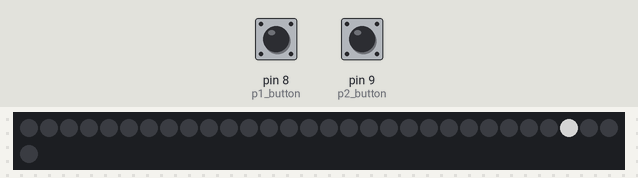
A sketch run on a simulated Arduino Uno, built with avr-gcc and run on an emulated ATmega328P. Parts: 31 RGB LEDs in strip order, left to right, continuing on the next row. The inputs (shaded band) are chosen by the test bench; at power-on: pin 9 (p2_button) HIGH, pin 8 (p1_button) HIGH. Dim RGB values are drawn brighter than linear; what the sketch prints to the serial monitor is not drawn.

Above: at 6.4 s.
6.5 s: pin 9 (p2_button) pulled LOW for 0.2 s
At 7.19 s:
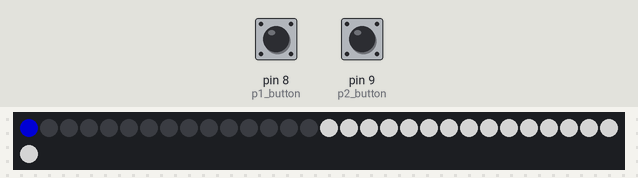
8.6 s: pin 8 (p1_button) pulled LOW for 0.2 s
At 10.39 s:
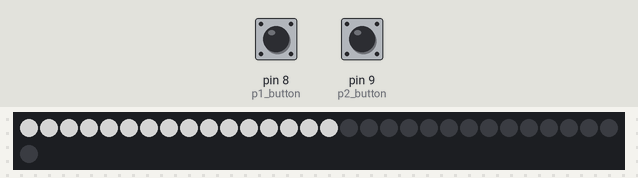
11.8 s: pin 9 (p2_button) pulled LOW for 1 s
At 13.25 s:
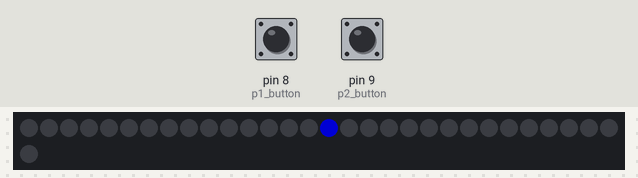
14.6 s: pin 8 (p1_button) pulled LOW for 1 s
At 17.5 s:
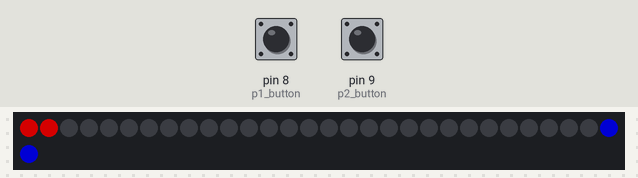

Measured:
- after the input at 8.6 s, the LEDs: first differ from a run without the input after 0.28 s (image 2 shows a later state)

The sketch:

1dPong.ino
```cpp
#include <NeoPixelBus.h>

const uint16_t PixelCount = 31; // this example assumes 4 pixels, making it smaller will cause a failure
const uint8_t PixelPin = 7;  // make sure to set this to the correct pin, ignored for Esp8266

#define colorSaturation 128
#define fast_animation 25
#define slow_animation 150

const int p1_button = 8;
const int p2_button = 9;

bool p1_primed = false;
bool p2_primed = false;

int  which_way = 1;
int current_position = 15;

int p1_score = 0;
int p2_score = 0;

int initial_velo = 100;
int dot_speed;
int velo_increment = 6;

int max_score = 14;

// three element pixels, in different order and speeds
NeoPixelBus<NeoGrbFeature, Neo800KbpsMethod> strip(PixelCount, PixelPin);


RgbColor red(colorSaturation, 0, 0);
RgbColor green(0, colorSaturation, 0);
RgbColor blue(0, 0, colorSaturation);
RgbColor white(colorSaturation);
RgbColor black(0);

HslColor hslRed(red);
HslColor hslGreen(green);
HslColor hslBlue(blue);
HslColor hslWhite(white);
HslColor hslBlack(black);

RgbColor col = white;

void setup()
{
    Serial.begin(115200);
    while (!Serial); // wait for serial attach

    Serial.println();
    Serial.println("Initializing...");
    Serial.flush();

    pinMode(p1_button, INPUT_PULLUP);
    pinMode(p2_button, INPUT_PULLUP);
    // this resets all the neopixels to an off state
    strip.Begin();
    strip.Show();


    Serial.println();
    Serial.println("Running...");
    bootup_animation();
    dot_speed = initial_velo;
    delay(1000);
}


void loop()
{

   int reading_p1 = digitalRead(p1_button);
   int reading_p2 = digitalRead(p2_button);

   if (reading_p1 == LOW) {
    p1_primed = true;
   }
   else p1_primed = false;

   if (reading_p2 == LOW) {
    p2_primed = true;
   }
   else p2_primed = false;


   move_once(col, dot_speed, which_way);

   check_death();
   check_win();


   if (p1_primed == true) {
    if (digitalRead(p1_button) == HIGH && which_way == 2){
      switch_direction();
    }
   }
   if (p2_primed == true) {
    if (digitalRead(p2_button) == HIGH && which_way == 1){
      switch_direction();
    }
   }

}
//==========================

void show_score(){
  set_all_leds(black);
   for (int i=0; i <= p1_score-1; i++)
    {
      strip.SetPixelColor(i, red);
    }
    for (int i=PixelCount; i >= PixelCount-p2_score; i--)
    {
      strip.SetPixelColor(i, blue);
    }
    strip.Show();
    delay(1000);
    restart();
}

void restart()
{
  set_all_leds(black);
  dot_speed = initial_velo;
  current_position = 15;
}

void check_death()
{
  if (current_position == 0){
    p2_score++;
    if (p1_score > 0 || p2_score > 0) {
      show_point(white, 2);
      show_score();
   }
  }
   if (current_position == 31){
    p1_score++;
    if (p1_score > 0 || p2_score > 0) {
      show_point(white, 1);
      show_score();
   }
  }

}

void show_point(RgbColor win, int player)
{
  if (player == 1){
    for (int i=0; i <= PixelCount/2; i++) {
      strip.SetPixelColor(i, win);
    }
    strip.Show();
    delay(slow_animation);
  }
    if (player == 2){
    for (int i=PixelCount; i >= PixelCount/2; i--) {
      strip.SetPixelColor(i, win);
    }
    strip.Show();
    delay(slow_animation);
  }
}

void check_win()
{
  if (p1_score >= max_score) {
    celebration(red);
  }
  if (p2_score >= max_score) {
    celebration(blue);
  }
}

void reset_score(){
  p1_score = 0;
  p2_score = 0;
}

void celebration(RgbColor winner)
{
    set_all_leds(black);
    delay(slow_animation);
    set_all_leds(winner);
    delay(slow_animation);
    set_all_leds(black);
    delay(slow_animation);
    set_all_leds(winner);
    delay(slow_animation);
    set_all_leds(black);
    delay(slow_animation);
    set_all_leds(winner);
    delay(slow_animation);
    set_all_leds(black);

    reset_score();
}

void switch_direction()
{
  speed_update();
  if (which_way == 1 && current_position > 15) {
    which_way = 2;
    col = blue;
  }
  if (which_way == 2 && current_position < 15) {
    which_way = 1;
    col = red;
  }
}

void speed_update(){
  //how close to player?
  if (current_position > 15){
    int dist_from_mid = current_position - 15;
    dot_speed = initial_velo - dist_from_mid * velo_increment;
  }
    else {
    int dist_from_mid = 15 - current_position;
    dot_speed = initial_velo - dist_from_mid * velo_increment;
  }
}

void move_once(RgbColor color, int move_speed, int dir)
{
  strip.SetPixelColor(current_position, black);
  if (dir == 1)
  {
    strip.SetPixelColor(current_position+1, color);
    current_position++;
  }
    if (dir == 2)
  {
    strip.SetPixelColor(current_position-1, color);
    current_position--;
  }
  strip.Show();
  delay(move_speed);
}


void set_all_leds(RgbColor color)
{
   for (int i=0; i <= PixelCount; i++)
    {
      strip.SetPixelColor(i, color);
    }
    strip.Show();
}

void scan_leds(RgbColor color, int direction, bool stay)
{
  if (direction == 1)
  {
    for (int i=0; i <= PixelCount; i++)
    {
      strip.SetPixelColor(i, color);
      strip.Show();
      delay(fast_animation);
      if (stay == false)
      {
        strip.SetPixelColor(i, black);
      }
    }
  }
    if (direction == 2)
  {
    for (int i=PixelCount; i >= 0; i--)
    {
      strip.SetPixelColor(i, color);
      strip.Show();
      delay(fast_animation);
      if (stay == false)
      {
        strip.SetPixelColor(i, black);
      }
    }
  }


}

void bootup_animation()
{
    scan_leds(red, 1, false);
    scan_leds(blue, 2, false);
    scan_leds(green, 1, true);
    scan_leds(red, 2, true);
    set_all_leds(black);
    delay(slow_animation);
    set_all_leds(white);
    delay(slow_animation);
    set_all_leds(black);
    delay(slow_animation);
    set_all_leds(white);
    delay(slow_animation);
    set_all_leds(black);
    delay(slow_animation);
    set_all_leds(white);
    delay(slow_animation);
    set_all_leds(black);
}
```
